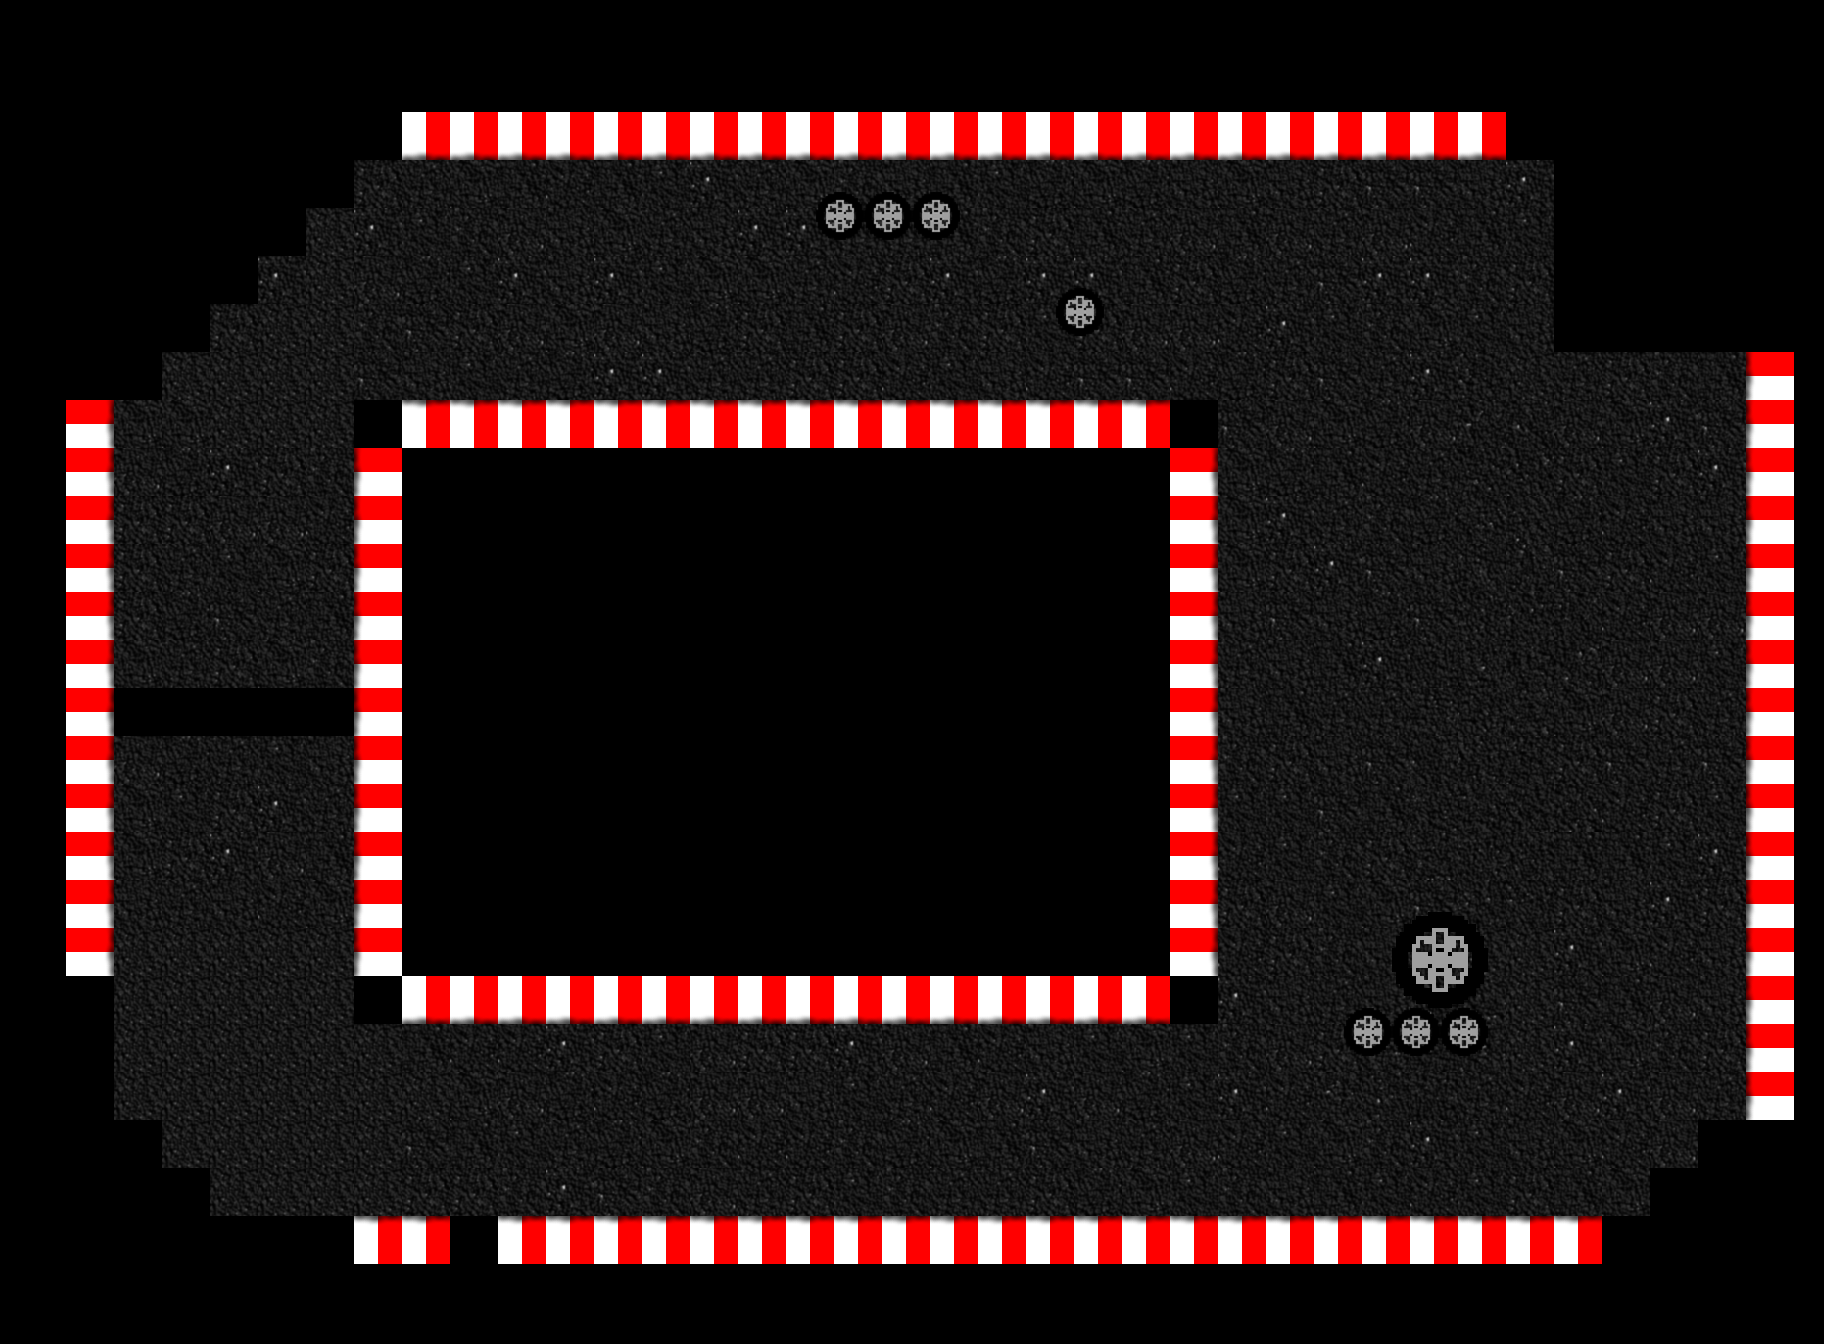

Rendered tile map (Tiled .tmx) drawn with the repository's tilesets; below, a short description and the full map source, tile grids included:
An orthogonal 38x28 tile map with 48x48 px tiles, 2 tile layers (Road, Objects), 10 tilesets.

<map version="1.0" orientation="orthogonal" renderorder="right-down" width="38" height="28" tilewidth="48" tileheight="48" nextobjectid="14">
 <tileset firstgid="1" name="Asphalt2" tilewidth="48" tileheight="48" tilecount="825" columns="33">
  <image source="Asphalt2.png" width="1600" height="1200" />
 </tileset>
 <tileset firstgid="826" name="Borders" tilewidth="48" tileheight="48" tilecount="4" columns="2">
  <image source="Borders.png" width="96" height="96" />
 </tileset>
 <tileset firstgid="830" name="Curves" tilewidth="288" tileheight="288" tilecount="4" columns="2">
  <image source="Curves.png" width="576" height="576" />
 </tileset>
 <tileset firstgid="834" name="Finish line" tilewidth="48" tileheight="48" tilecount="1" columns="0">
  <image source="Finish Line.png" width="24" height="24" />
 </tileset>
 <tileset firstgid="835" name="Tire" tilewidth="48" tileheight="48" tilecount="4" columns="1">
  <image source="Tire.png" width="48" height="48" />
 </tileset>
 <tileset firstgid="839" name="BigTire" tilewidth="96" tileheight="96" tilecount="1" columns="1">
  <image source="BigTire.png" width="96" height="96" />
 </tileset>
 <tileset firstgid="840" name="Map 1 - grass area lane" tilewidth="96" tileheight="672" tilecount="1" columns="1">
  <image source="Map 1 - grass area lane.png" width="96" height="672" />
 </tileset>
 <tileset firstgid="841" name="grass" tilewidth="48" tileheight="48" tilecount="1" columns="1">
  <image source="grass block.png" width="48" height="48" />
 </tileset>
 <tileset firstgid="842" name="Fuel arrow" tilewidth="288" tileheight="192" tilecount="1" columns="1">
  <image source="Fuel arrow.png" width="288" height="192" />
 </tileset>
 <tileset firstgid="843" name="Fuel arrow OUT" tilewidth="192" tileheight="192" tilecount="1" columns="1">
  <image source="Out fuel arrow.png" width="192" height="192" />
 </tileset>
 <layer name="Road" width="38" height="28" offsetx="-30" offsety="16">
  <data encoding="csv">
0,0,0,0,0,0,0,0,0,0,0,0,0,0,0,0,0,0,0,0,0,0,0,0,0,0,0,0,0,0,0,0,0,0,0,0,0,0,
0,0,0,0,0,0,0,0,0,0,0,0,0,0,0,0,0,0,0,0,0,0,0,0,0,0,0,0,0,0,0,0,0,0,0,0,0,0,
0,0,0,0,0,0,0,0,0,827,827,827,827,827,827,827,827,827,827,827,827,827,827,827,827,827,827,827,827,827,827,827,0,0,0,0,0,0,
0,0,0,0,0,0,0,0,33,200,507,667,401,667,685,598,200,507,466,550,667,685,46,507,46,550,507,550,33,28,28,550,598,0,0,0,0,0,
0,0,0,0,0,0,0,484,598,685,466,165,550,507,200,550,598,598,200,200,667,466,33,667,200,165,667,165,200,165,401,667,685,0,0,0,0,0,
0,0,0,0,0,0,598,484,165,46,685,598,550,598,685,507,507,200,401,33,598,46,598,598,667,33,46,200,28,598,598,466,33,0,0,0,0,0,
0,0,0,0,0,33,484,484,466,28,33,165,507,165,550,46,33,667,33,165,466,33,685,33,165,165,401,598,685,466,507,685,550,0,0,0,0,0,
0,0,0,0,484,484,484,484,28,550,685,200,46,598,598,200,200,33,33,401,685,550,401,28,28,401,46,33,28,200,598,563,484,200,33,466,667,828,
0,0,826,507,507,484,484,484,0,829,829,829,829,829,829,829,829,829,829,829,829,829,829,829,829,0,28,165,507,46,165,673,498,165,507,598,28,828,
0,0,826,165,46,598,33,466,828,0,0,0,0,0,0,0,0,0,0,0,0,0,0,0,0,826,507,46,667,401,200,393,696,33,685,33,598,828,
0,0,826,33,33,165,165,401,828,0,0,0,0,0,0,0,0,0,0,0,0,0,0,0,0,826,507,598,200,466,46,465,277,46,401,550,550,828,
0,0,826,33,200,685,507,33,828,0,0,0,0,0,0,0,0,0,0,0,0,0,0,0,0,826,507,33,598,28,550,29,697,28,33,401,685,828,
0,0,826,33,46,28,200,667,828,0,0,0,0,0,0,0,0,0,0,0,0,0,0,0,0,826,550,28,550,46,28,452,435,757,401,165,165,828,
0,0,826,507,200,33,507,466,828,0,0,0,0,0,0,0,0,0,0,0,0,0,0,0,0,826,200,550,667,598,745,224,324,422,165,165,685,828,
0,0,826,834,834,834,834,834,828,0,0,0,0,0,0,0,0,0,0,0,0,0,0,0,0,826,550,667,200,200,280,432,73,507,165,33,200,828,
0,0,826,165,46,200,685,550,828,0,0,0,0,0,0,0,0,0,0,0,0,0,0,0,0,826,466,33,550,28,646,698,255,33,28,200,28,828,
0,0,826,507,685,33,598,200,828,0,0,0,0,0,0,0,0,0,0,0,0,0,0,0,0,826,685,685,28,667,517,69,754,799,401,33,685,828,
0,0,826,507,33,598,165,667,828,0,0,0,0,0,0,0,0,0,0,0,0,0,0,0,0,826,401,685,466,33,823,385,620,667,667,685,598,828,
0,0,826,550,200,550,401,507,828,0,0,0,0,0,0,0,0,0,0,0,0,0,0,0,0,826,33,165,685,507,28,779,676,33,550,598,33,828,
0,0,826,484,484,484,484,484,828,0,0,0,0,0,0,0,0,0,0,0,0,0,0,0,0,826,401,33,466,550,667,484,484,598,507,401,550,828,
0,0,0,484,484,484,484,484,0,827,827,827,827,827,827,827,827,827,827,827,827,827,827,827,827,0,598,550,200,550,622,24,484,28,667,165,550,828,
0,0,0,484,484,484,484,484,484,667,401,401,598,33,685,165,33,33,598,165,667,401,550,685,507,685,466,165,33,174,347,154,484,598,507,466,33,828,
0,0,0,484,484,484,484,484,484,484,507,165,46,401,46,165,165,550,685,200,401,165,598,165,46,685,598,401,604,569,226,200,401,165,598,165,200,828,
0,0,0,0,484,484,484,484,484,28,667,685,200,46,507,466,401,401,466,46,507,667,28,550,200,165,401,685,507,466,598,685,550,507,401,165,0,0,
0,0,0,0,0,484,484,484,484,33,33,466,598,28,466,165,200,33,685,466,200,200,33,46,507,685,466,550,667,685,401,685,33,667,507,0,0,0,
0,0,0,0,0,0,0,0,829,829,0,829,829,829,829,829,829,829,829,829,829,829,829,829,829,829,829,829,829,829,829,829,829,829,0,0,0,0,
0,0,0,0,0,0,0,0,0,0,0,0,0,0,0,0,0,0,0,0,0,0,0,0,0,0,0,0,0,0,0,0,0,0,0,0,0,0,
0,0,0,0,0,0,0,0,0,0,0,0,0,0,0,0,0,0,0,0,0,0,0,0,0,0,0,0,0,0,0,0,0,0,0,0,0,0
</data>
 </layer>
 <layer name="Objects" width="38" height="28">
  <data encoding="csv">
0,0,0,0,0,0,0,0,0,0,0,0,0,0,0,0,0,0,0,0,0,0,0,0,0,0,0,0,0,0,0,0,0,0,0,0,0,0,
0,0,0,0,0,0,0,0,0,0,0,0,0,0,0,0,0,0,0,0,0,0,0,0,0,0,0,0,0,0,0,0,0,0,0,0,0,0,
0,0,0,0,0,0,0,0,0,0,0,0,0,0,0,0,0,0,0,0,0,0,0,0,0,0,0,0,0,0,0,0,0,0,0,0,0,0,
0,0,0,0,0,0,0,0,0,0,0,0,0,0,0,0,0,0,0,0,0,0,0,0,0,0,0,0,0,0,0,0,0,0,0,0,0,0,
0,0,0,0,0,0,0,0,0,0,0,0,0,0,0,0,0,835,835,835,0,0,0,0,0,0,0,0,0,0,0,0,0,0,0,0,0,0,
0,0,0,0,0,0,0,0,0,0,0,0,0,0,0,0,0,0,0,0,0,0,0,0,0,0,0,0,0,0,0,0,0,0,0,0,0,0,
0,0,0,0,0,0,0,0,0,0,0,0,0,0,0,0,0,0,0,0,0,0,835,0,0,0,0,0,0,0,0,0,0,0,0,0,0,0,
0,0,0,0,0,0,0,0,0,0,0,0,0,0,0,0,0,0,0,0,0,0,0,0,0,0,0,0,0,0,0,0,0,0,0,0,0,0,
0,0,0,0,0,0,0,0,0,0,0,0,0,0,0,0,0,0,0,0,0,0,0,0,0,0,0,0,0,0,0,0,0,0,0,0,0,0,
0,0,0,0,0,0,0,0,0,0,0,0,0,0,0,0,0,0,0,0,0,0,0,0,0,0,0,0,0,0,0,0,0,0,0,0,0,0,
0,0,0,0,0,0,0,0,0,0,0,0,0,0,0,0,0,0,0,0,0,0,0,0,0,0,0,0,0,0,0,0,0,0,0,0,0,0,
0,0,0,0,0,0,0,0,0,0,0,0,0,0,0,0,0,0,0,0,0,0,0,0,0,0,0,0,0,0,0,0,0,0,0,0,0,0,
0,0,0,0,0,0,0,0,0,0,0,0,0,0,0,0,0,0,0,0,0,0,0,0,0,0,0,0,0,0,0,0,0,0,0,0,0,0,
0,0,0,0,0,0,0,0,0,0,0,0,0,0,0,0,0,0,0,0,0,0,0,0,0,0,0,0,0,0,0,0,0,0,0,0,0,0,
0,0,0,0,0,0,0,0,0,0,0,0,0,0,0,0,0,0,0,0,0,0,0,0,0,0,0,0,0,0,0,0,0,0,0,0,0,0,
0,0,0,0,0,0,0,0,0,0,0,0,0,0,0,0,0,0,0,0,0,0,0,0,0,0,0,0,0,0,0,0,0,0,0,0,0,0,
0,0,0,0,0,0,0,0,0,0,0,0,0,0,0,0,0,0,0,0,0,0,0,0,0,0,0,0,0,0,0,0,0,0,0,0,0,0,
0,0,0,0,0,0,0,0,0,0,0,0,0,0,0,0,0,0,0,0,0,0,0,0,0,0,0,0,0,0,0,0,0,0,0,0,0,0,
0,0,0,0,0,0,0,0,0,0,0,0,0,0,0,0,0,0,0,0,0,0,0,0,0,0,0,0,0,0,0,0,0,0,0,0,0,0,
0,0,0,0,0,0,0,0,0,0,0,0,0,0,0,0,0,0,0,0,0,0,0,0,0,0,0,0,0,0,0,0,0,0,0,0,0,0,
0,0,0,0,0,0,0,0,0,0,0,0,0,0,0,0,0,0,0,0,0,0,0,0,0,0,0,0,0,839,0,0,0,0,0,0,0,0,
0,0,0,0,0,0,0,0,0,0,0,0,0,0,0,0,0,0,0,0,0,0,0,0,0,0,0,0,835,835,835,0,0,0,0,0,0,0,
0,0,0,0,0,0,0,0,0,0,0,0,0,0,0,0,0,0,0,0,0,0,0,0,0,0,0,0,0,0,0,0,0,0,0,0,0,0,
0,0,0,0,0,0,0,0,0,0,0,0,0,0,0,0,0,0,0,0,0,0,0,0,0,0,0,0,0,0,0,0,0,0,0,0,0,0,
0,0,0,0,0,0,0,0,0,0,0,0,0,0,0,0,0,0,0,0,0,0,0,0,0,0,0,0,0,0,0,0,0,0,0,0,0,0,
0,0,0,0,0,0,0,0,0,0,0,0,0,0,0,0,0,0,0,0,0,0,0,0,0,0,0,0,0,0,0,0,0,0,0,0,0,0,
0,0,0,0,0,0,0,0,0,0,0,0,0,0,0,0,0,0,0,0,0,0,0,0,0,0,0,0,0,0,0,0,0,0,0,0,0,0,
0,0,0,0,0,0,0,0,0,0,0,0,0,0,0,0,0,0,0,0,0,0,0,0,0,0,0,0,0,0,0,0,0,0,0,0,0,0
</data>
 </layer>
 <objectgroup name="Objects" />
</map>
